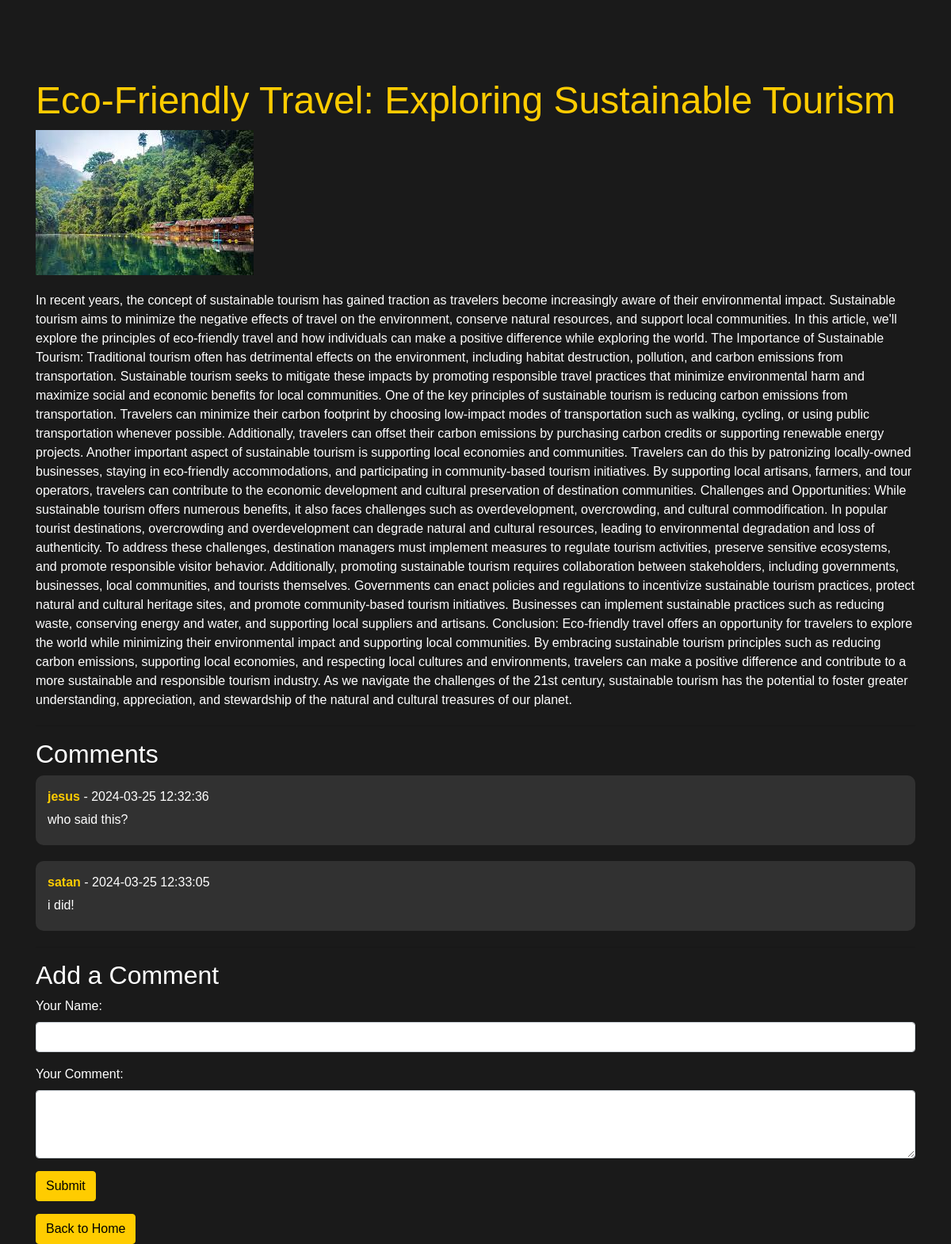
Screenshot of /post/2 with the database file from the repository.
### app.py (models this page shows)
class Post(db.Model):
    id = db.Column(db.Integer, primary_key=True)
    title = db.Column(db.String(100), nullable=False)
    content = db.Column(db.Text, nullable=False)
    image = db.Column(db.String(100))
    user_id = db.Column(db.Integer, db.ForeignKey('user.id'), nullable=False)  # Define foreign key to link to User

class Comment(db.Model):
    id = db.Column(db.Integer, primary_key=True)
    post_id = db.Column(db.Integer, db.ForeignKey('post.id'), nullable=False)
    author = db.Column(db.String(50), nullable=False)
    content = db.Column(db.Text, nullable=False)
    timestamp = db.Column(db.DateTime, nullable=False, default=datetime.utcnow)
    post = db.relationship('Post', backref=db.backref('comments', lazy=True))

### app.py (the view)
@app.route('/post/<int:id>')
def view_post(id):
    post = Post.query.get_or_404(id)
    reason = request.args.get('reason')  # Get the reason if present
    return render_template('post.html', post=post, reason=reason)

### templates/post.html (shortened to what this page needs)
<!DOCTYPE html>
<html lang="en">
<head>
    <link rel="stylesheet" href="https://stackpath.bootstrapcdn.com/bootstrap/4.5.2/css/bootstrap.min.css">
</head>
<body>
    <div class="container">
        <h1 class="mt-5">{{ post.title }}</h1>
        {% if post.image %}
        <img src="{{ url_for('static', filename='uploads/' + post.image) }}" alt="...">
        {% endif %}
        <p>{{ post.content }}</p>
        <hr>
        <h2>Comments</h2>
        <div class="comments">
            {% for comment in post.comments %}
                {% if comment.marked_as_spam %}
                    <div class="comment spam">
                        <p><strong>{{ comment.author }}</strong> - <span class="timestamp">{{ comment.timestamp.strftime('%Y-%m-%d %H:%M:%S') }}</span></p>
                        <p><em>This comment has been marked as spam:</em></p>
                        <p>{{ comment.content }}</p>
                    </div>
                {% else %}
                    <div class="comment">
                        <p><strong>{{ comment.author }}</strong> - <span class="timestamp">{{ comment.timestamp.strftime('%Y-%m-%d %H:%M:%S') }}</span></p>
                        <p>{{ comment.content }}</p>
                    </div>
                {% endif %}
            {% endfor %}
        </div>
        <hr>
        <h2>Add a Comment</h2>
        <form action="{{ url_for('add_comment', post_id=post.id) }}" method="post">
            <div class="form-group">
                <label for="author">Your Name:</label>
                <input type="text" class="form-control" id="author" name="author" required>
            </div>
            <div class="form-group">
                <label for="content">Your Comment:</label>
                <textarea class="form-control" id="content" name="content" rows="3" required></textarea>
            </div>
            <button type="submit" class="btn btn-primary">Submit</button>
        </form>
        <a href="/" class="btn btn-primary mt-3">Back to Home</a>
    </div>
</body>
</html>

### templates/post.html (style rules this page uses)
body { background-color: #1a1a1a; color: #fff; font-family: Arial, sans-serif; }
.container { padding-top: 50px; }
h1 { font-size: 3rem; color: #ffcc00; }
img { max-width: 100%; margin-bottom: 20px; }
p { margin-bottom: 20px; }
.btn { background-color: #ffcc00; border-color: #ffcc00; color: #000; }
a { color: #ffcc00; }
.comment { background-color: rgba(255, 255, 255, 0.1); padding: 15px; margin-bottom: 20px; border-radius: 10px; }
.comment p { color: #fff; margin-bottom: 5px; }
.comment p strong { color: #ffcc00; }

### rows the page displays
Post: title "Eco-Friendly Travel: Exploring Sustainable Tourism", image (picture), content "In recent years, the concept of sustainable tourism has gained traction as travelers become increasingly aware of their environmental impact. Sustainable tourism aims to minimize the negative effects of travel on the environment, conserve natural resources, and support local communities. In this article, we'll explore the principles of eco-friendly travel and how individuals can make a positive difference while exploring the world. The Importance of Sustainable Tourism: Traditional tourism often has detrimental effects on the environment, including habitat destruction, pollution, and carbon emissions from transportation. Sustainable tourism seeks to mitigate these impacts by promoting…"
Comment: author "jesus", timestamp "2024-03-25 12:32:36", content "who said this?"
Comment: author "satan", timestamp "2024-03-25 12:33:05", content "i did!"
